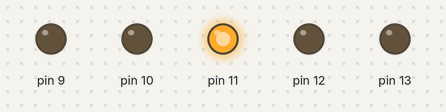
Bench run of a sketch on a simulated Arduino Uno, built with avr-gcc and run on an emulated ATmega328P. Shown: output pins drawn as LEDs (lit = HIGH). Random numbers use the default seed unless the sketch sets one.

Above: at 0.1 s.
At 4.1 s:
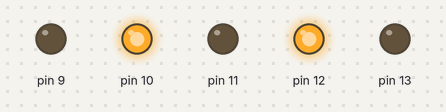
At 10.1 s:
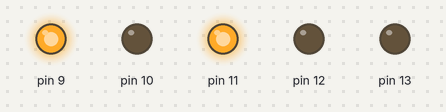
At 18.6 s:
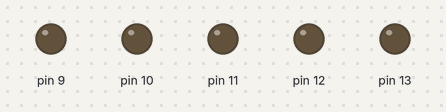
At 28.1 s:
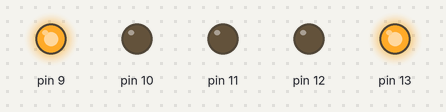
At 39.1 s:
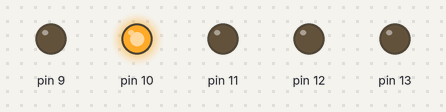
Timing chart, 0 to 40.0 s (numbered marks = the images above):
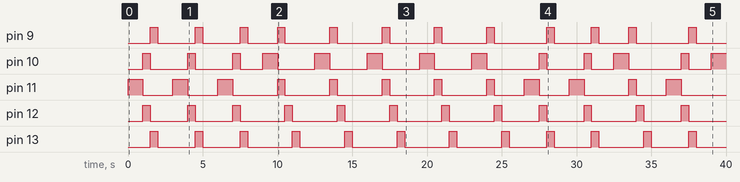

The sketch:

fireworks.ino
```cpp
int currPos = 1;
const int offset = 8;
boolean start = true;

int up;
int down;

void setup() {
  // put your setup code here, to run once:
  pinMode(13, OUTPUT);
  pinMode(12, OUTPUT);
  pinMode(11, OUTPUT);
  pinMode(10, OUTPUT);
  pinMode(9, OUTPUT);

  currPos = random(2,4);
  up = currPos + 1;
  down = currPos - 1;
  digitalWrite(currPos+offset, HIGH);
}

void loop() {
  // put your main code here, to run repeatedly:

  if (start) {
    delay(1000);
    digitalWrite(currPos+offset, LOW);
  }

  digitalWrite(up+offset, HIGH);
  digitalWrite(down+offset, HIGH);
  delay(500);
  digitalWrite(up+offset, LOW);
  digitalWrite(down+offset, LOW);

  if (up<=5)
    up++;
  if (down>=1)
    down--;

  if (up>5 && down<1) {
    start = true;
    currPos = random(2,4);
    up = currPos + 1;
    down = currPos - 1;
    delay(1000);
    digitalWrite(currPos+offset, HIGH);
  } else {
    start = false;
  }
}
```

Measured:
- by itself, pin 9: LOW → HIGH at 1.5 s, → LOW 0.50 s later, → HIGH 2.5 s later, → LOW 0.50 s later, … (24 changes in this stretch)
- by itself, pin 10: LOW → HIGH at 1.0 s, → LOW 0.50 s later, → HIGH 2.5 s later, → LOW 0.50 s later, … (25 changes in this stretch)
- by itself, pin 11: HIGH → LOW at 1.0 s, → HIGH 2.0 s later, → LOW 1.0 s later, → HIGH 2.0 s later, … (23 changes in this stretch)
- by itself, pin 12: LOW → HIGH at 1.0 s, → LOW 0.50 s later, → HIGH 2.5 s later, → LOW 0.50 s later, … (24 changes in this stretch)
- by itself, pin 13: LOW → HIGH at 1.5 s, → LOW 0.50 s later, → HIGH 2.5 s later, → LOW 0.50 s later, … (24 changes in this stretch)
